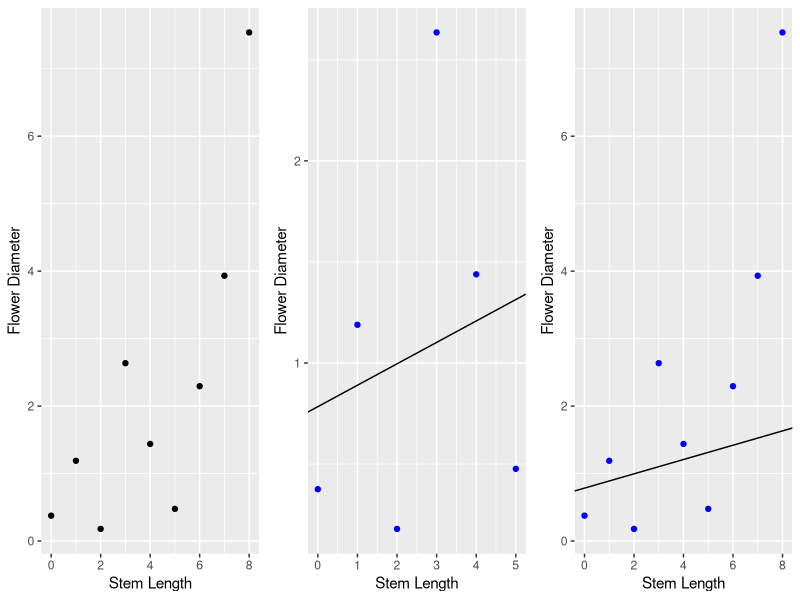

The R source for this figure:
## ---- chunk 1
library(gridExtra)
library(kableExtra)
library(dplyr)
library(ggplot2)
## ---- chunk 2
## Make table

df<- cbind(1:3)

colnames(df) <- c("Description")
rownames(df) <- c("Noncoverage", "Total Nonresponse", "Item Nonresponse")

df[,1] <- c("An element in the target population is not included", "A sampled element does not participate in the survey", "A responder fails to give satisfactory responses")

knitr::kable(df, caption = "Types of missingess")
## ---- chunk 3
# Example 1: what happens when systematic bias is ignored, and missing values are dropped
## Should be using "gridExtra" package here
set.seed(1)

stem_length <- seq(0, 8)
noise <- rnorm(9, 1, 1)

flower_diam <- exp(stem_length)/500 + noise

#plot(stem_length, flower_diam)
comb <- as_data_frame(cbind(stem_length, flower_diam))
a0 <- ggplot(data = comb, aes(x = stem_length, y = flower_diam)) + geom_point() + labs(x = "Stem Length", y = "Flower Diameter")

df <- as_data_frame(cbind(stem_length, flower_diam))

drop_stem_length <- stem_length[1:6]
drop_flower_diam <- flower_diam[1:6]
lin <- lm(drop_flower_diam~drop_stem_length, data = df)

a1 <- ggplot(data = df[1:6,], aes(x=stem_length, y=flower_diam)) + 
  geom_point(color = 'blue') + 
  geom_abline(slope = lin$coefficients[2], intercept = lin$coefficients[1]) + 
  labs(x = "Stem Length", y = "Flower Diameter")

a2 <- ggplot(data = df, aes(x=stem_length, y=flower_diam)) + 
  geom_point(color = 'blue') + 
  geom_abline(slope = lin$coefficients[2], intercept = lin$coefficients[1]) +
  labs(x = "Stem Length", y = "Flower Diameter")

grid.arrange(a0, a1, a2, ncol=3)
